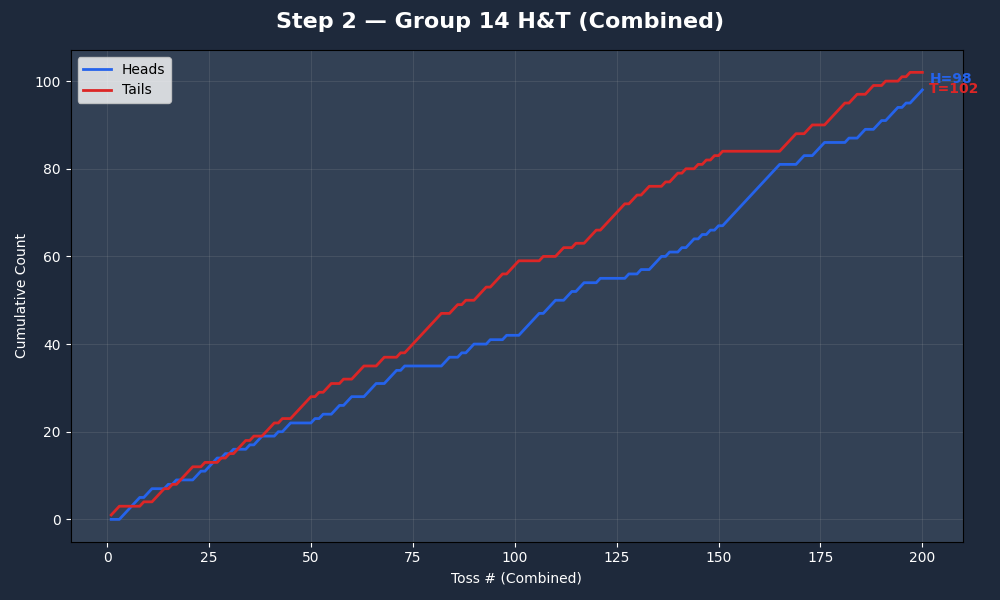

Write Python code to recreate this figure.
import openpyxl
import matplotlib.pyplot as plt
import numpy as np

FILENAME = "2BSCS-A _ Tossed Coin Raw Data.xlsx"
wb = openpyxl.load_workbook(FILENAME, data_only=True)
ws = wb["GROUP 14"]
rows = list(ws.iter_rows(values_only=True))

def safe_int(v, default=0):
    if v is None: return default
    try: return int(v)
    except: return default

tosses_1a = [safe_int(rows[i][1]) for i in range(2, 102)]
tosses_20 = [safe_int(rows[i][3]) for i in range(2, 102)]
combined = tosses_1a + tosses_20

BLUE = "#2563EB"
RED = "#DC2626"
DARK_BG = "#1E293B"
CARD_BG = "#334155"
TEXT_CLR = "white"

def cumulative_ht(tosses):
    cum_h, cum_t = [], []
    h, t = 0, 0
    for v in tosses:
        if v == 1: h += 1
        else: t += 1
        cum_h.append(h)
        cum_t.append(t)
    return cum_h, cum_t

# Plot Step 2: Group 14 Combined Cumulative
fig, ax = plt.subplots(figsize=(10, 6))
fig.patch.set_facecolor(DARK_BG)
ax.set_facecolor(CARD_BG)
fig.suptitle("Step 2 — Group 14 H&T (Combined)", fontsize=16, fontweight="bold", color=TEXT_CLR)

ch, ct = cumulative_ht(combined)
x = np.arange(1, len(combined)+1)

ax.plot(x, ch, color=BLUE, linewidth=2, label="Heads")
ax.plot(x, ct, color=RED, linewidth=2, label="Tails")

ax.set_xlabel("Toss # (Combined)", color=TEXT_CLR)
ax.set_ylabel("Cumulative Count", color=TEXT_CLR)
ax.tick_params(colors=TEXT_CLR)
ax.legend()
ax.grid(alpha=0.15)

h_tot = ch[-1]
t_tot = ct[-1]
ax.annotate(f"H={h_tot}", xy=(len(combined), h_tot), color=BLUE, fontweight="bold", xytext=(5,5), textcoords="offset points")
ax.annotate(f"T={t_tot}", xy=(len(combined), t_tot), color=RED, fontweight="bold", xytext=(5,-15), textcoords="offset points")

plt.tight_layout()
plt.savefig("group14_step2.png", facecolor=fig.get_facecolor())
print("Saved group14_step2.png")
